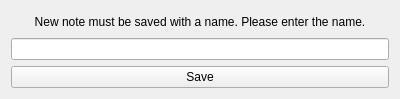
<?xml version="1.0" encoding="UTF-8"?>
<ui version="4.0">
 <class>Form</class>
 <widget class="QWidget" name="Form">
  <property name="geometry">
   <rect>
    <x>0</x>
    <y>0</y>
    <width>400</width>
    <height>99</height>
   </rect>
  </property>
  <property name="windowTitle">
   <string>Form</string>
  </property>
  <layout class="QVBoxLayout" name="verticalLayout">
   <item>
    <widget class="QLabel" name="savetext">
     <property name="text">
      <string>New note must be saved with a name. Please enter the name.</string>
     </property>
     <property name="alignment">
      <set>Qt::AlignmentFlag::AlignCenter</set>
     </property>
    </widget>
   </item>
   <item>
    <widget class="QLineEdit" name="NameEntry"/>
   </item>
   <item>
    <widget class="QPushButton" name="Savename">
     <property name="text">
      <string>Save</string>
     </property>
    </widget>
   </item>
  </layout>
 </widget>
 <resources/>
 <connections/>
</ui>
